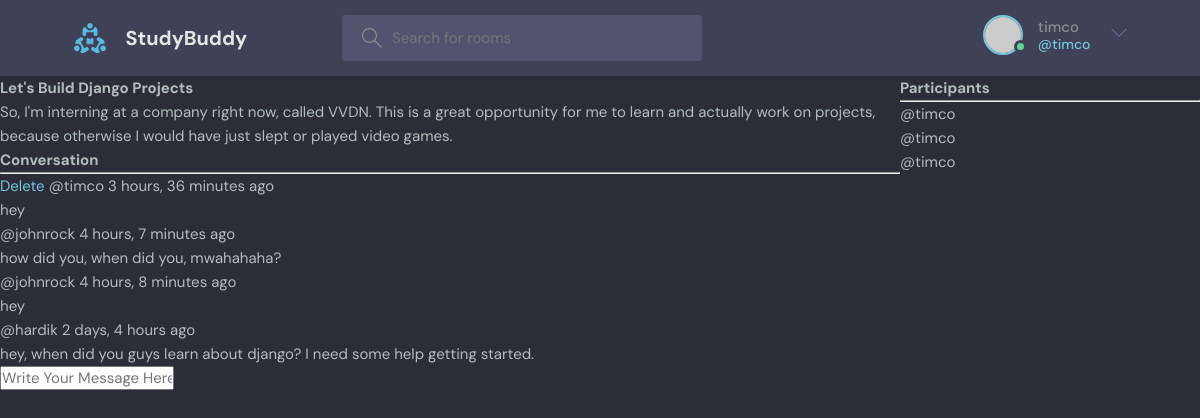
/room/3/ (signed in), run on the app's committed database.
### base/models.py (models this page shows, shortened)
class Room(models.Model):
    host = models.ForeignKey(User, on_delete=models.SET_NULL, null=True)
    topic = models.ForeignKey(Topic, on_delete=models.SET_NULL, null=True)
    name = models.CharField(max_length=200)
    description = models.TextField(null=True, blank=True)
    participants = models.ManyToManyField(User, related_name='participants', blank=True)
    updated = models.DateTimeField(auto_now=True)
    created = models.DateTimeField(auto_now_add=True)
    class Meta:
        ordering = ['-updated', '-created']

class Message(models.Model):
    user = models.ForeignKey(User, on_delete=models.CASCADE)
    room = models.ForeignKey(Room, on_delete=models.CASCADE)
    body = models.TextField()
    updated = models.DateTimeField(auto_now=True)
    created = models.DateTimeField(auto_now_add=True)
    class Meta:
        ordering = ['-updated', '-created']

### base/views.py (the view, shortened to what this page needs)
# urls.py: path('room/<str:pk>/', views.room, name="room"),
def room(request, pk):
    room = Room.objects.get(id=pk)
    room_messages = room.message_set.all() # children of model Message being accessed by _set
    participants = room.participants.all()
    context = {'room': room, 'room_messages': room_messages, 'participants': participants}
    return render(request, 'base/room.html', context)

### base/templates/base/room.html (shortened to what this page needs)
{% extends 'main.html' %}
{% block content %}
<div class="room-container">
    <div>
        <h1>{{room.name}}</h1>
        <p>{{room.description}}</p>
        <div class="comment-wrapper">
            <h3>Conversation</h3>
            <hr>
            {% for message in room_messages %}
                <div>
                    {% if request.user == message.user %}
                        <a href="{% url 'delete-message' message.id %}">Delete</a>
                    {% endif %}
                    <small>@{{message.user}}  {{message.created|timesince}} ago</small>
                    <p>{{message.body}}</p>
                </div>
            {% endfor %}
        </div>
        {% if request.user.is_authenticated %}
        <div class="comment-form">
            <form method="POST" action="">
                <input type="text" name="body" placeholder="Write Your Message Here">
            </form>
        </div>
        {% endif %}
    </div>
    <div>
        <h3>Participants</h3>
        <hr>
        {% for participant in participants%}
            <p>@{{user.username}}</p>
        {% endfor %}
    </div>
</div>
{% endblock content %}

### templates/navbar.html (shortened to what this page needs)
{% load static %}
<header class="header header--loggedIn">
  <div class="container">
    <a href="{% url 'home' %}" class="header__logo">
      <img src="{% static 'images/logo.svg' %}" />
      <h1>StudyBuddy</h1>
    </a>
    <form class="header__search" method="GET" action="{% url 'home' %}">
      <label>
        <input name=q placeholder="Search for rooms" />
      </label>
    </form>
    <nav class="header__menu">
      {% if request.user.is_authenticated %}
        <div class="header__user">
          <a href="profile.html">
            <div class="avatar avatar--medium active">
              <img src="https://randomuser.me/api/portraits/men/37.jpg" />
            </div>
            <p>{{request.user.username}}<span>@{{request.user.username}}</span></p>
          </a>
          <button class="dropdown-button">
            <svg version="1.1" xmlns="http://www.w3.org/2000/svg" width="32" height="32" viewBox="0 0 32 32">
              <title>chevron-down</title>
              <path d="M16 21l-13-13h-3l16 16 16-16h-3l-13 13z"></path>
            </svg>
          </button>
        </div>
      {% else %}
        <a href="{% url 'login' %}">
          <img src="{% static 'images/avatar.svg' %}" />
          <p>Login</p>
        </a>
      {% endif %}
    </nav>
  </div>
</header>

### static/styles/style.css (style rules this page uses)
:root { --color-main: #71c6dd; --color-main-light: #e1f6fb; --color-dark: #3f4156; --color-dark-medium: #51546e; --color-dark-light: #696d97; --color-light: #e5e5e5; --color-gray: #8b8b8b; --color-light-gray: #b2bdbd; --color-bg: #2d2d39; --color-success: #5dd693; --color-error: #fc4b0b; }
* { font-family: "DM Sans", -apple-system, BlinkMacSystemFont, "Segoe UI", Roboto, Oxygen, Ubuntu, Cantarell, "Open Sans", "Helvetica Neue", sans-serif; margin: 0; padding: 0; box-sizing: border-box; text-rendering: optimizeLegibility; font-size: inherit; }
html { font-size: 56.25%; }
@media only screen and (min-width: 1200px) { html { font-size: 62.5%; } }
body { line-height: 1.6; font-weight: 400; font-size: 1.5rem; color: var(--color-light-gray); background-color: var(--color-bg); min-height: 100vh; }
img { width: 100%; }
a { display: inline-block; color: var(--color-main); text-decoration: none; }
.container { max-width: 120rem; width: 90%; margin: auto; }
.avatar { position: relative; display: inline-block; border-radius: 50%; border: 2px solid var(--color-main); }
.avatar img { display: block; border-radius: 50%; object-fit: cover; object-position: center; }
.avatar::after { content: ""; display: block; position: absolute; background-color: var(--color-gray); z-index: 111; border-radius: 50%; border: 0.3rem solid var(--color-dark); }
.avatar.active::after { background-color: var(--color-success); }
.avatar.avatar--medium img { width: 3.6rem; height: 3.6rem; border-radius: 50%; }
.avatar.avatar--medium:after { width: 0.7rem; height: 0.7rem; bottom: 0px; right: -6px; }
.header { padding: 1.5rem; background-color: var(--color-dark); }
.header > .container { display: flex; gap: 9.5rem; }
.header__logo, .header__user { display: flex; gap: 2rem; align-items: center; }
.header__logo > img { height: 3.2rem; width: 3.2rem; }
.header__logo > h1 { font-weight: 700; font-size: 2rem; color: var(--color-light); }
.header__search > label { background-color: var(--color-dark-medium); padding: 1.3rem 1rem; display: flex; align-items: center; gap: 1rem; border-radius: 4px; }
.header__search svg { fill: var(--color-gray); width: 2rem; height: 2rem; margin-left: 1rem; }
.header__search input { width: 30rem; background: transparent; border: none; outline: none; color: var(--color-light); }
.header__menu { margin-left: auto; position: relative; }
.header__menu a { display: flex; gap: 1.5rem; align-items: center; font-weight: 500; text-decoration: none; color: var(--color-gray); }
.header__menu img { height: 3.6rem; }
.header__menu p { line-height: 1.2; }
.header__menu span { color: var(--color-main); font-weight: 500; font-size: 1.4rem; display: block; }
.header__menu svg { width: 1.6rem; height: 1.6rem; fill: var(--color-dark-light); }
.dropdown-button { background: transparent; border: 0; outline: 0; cursor: pointer; }

### base/templates/base/room.html (style rules this page uses)
.room-container { display: grid; grid-template-columns: 3fr 1fr; }

### data on the page
Room: name "Let's Build Django Projects", description "So, I'm interning at a company right now, called VVDN. This is a great opportunity for me to learn and actually work on projects, because otherwise I would have just slept or played video games."
Message: shows "Delete", user "timco", created "3 hours, 36 minutes", body "hey"
Message: user "johnrock", created "4 hours, 7 minutes", body "how did you, when did you, mwahahaha?"
Message: user "johnrock", created "4 hours, 8 minutes", body "hey"
Message: user "hardik", created "2 days, 4 hours", body "hey, when did you guys learn about django? I need some help getting started."

### other printed values
{{ request.user.username }} "timco"
{{ user.username }} "timco"
